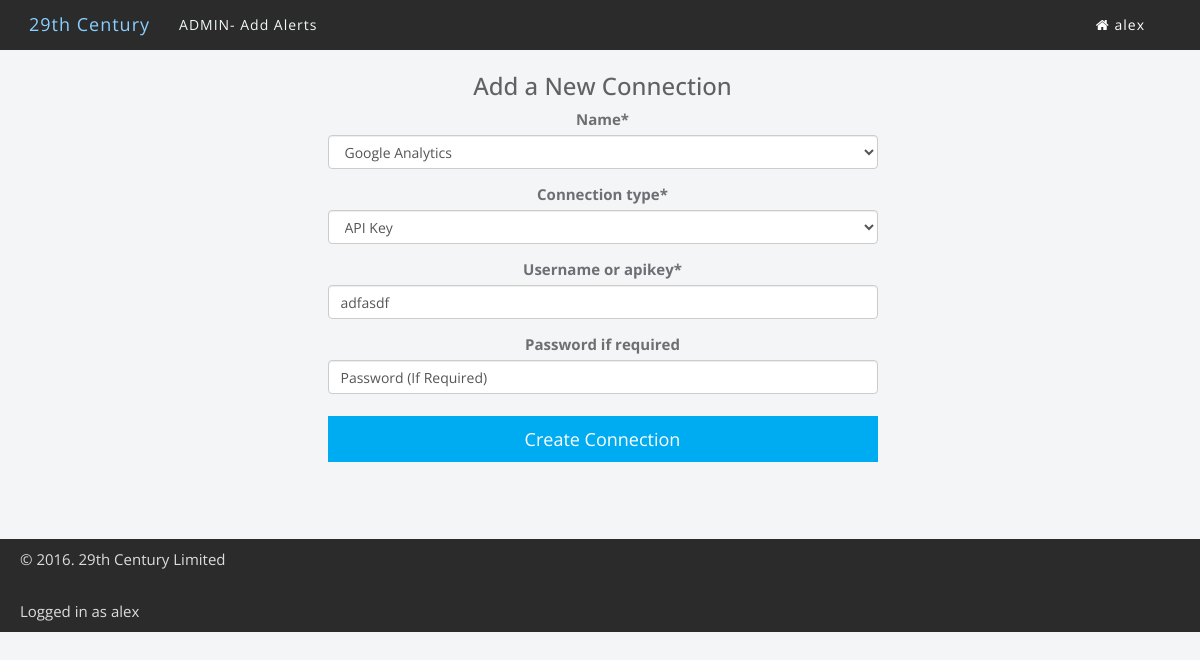
Screenshot of /edit/4 (signed in) with the database file from the repository.
### connectionCRUD/models.py (models this page shows, shortened)
class Conn(models.Model):
    user = models.ForeignKey(settings.AUTH_USER_MODEL)
    name = models.CharField(max_length=200, default= 'Google Analytics', choices=CATEGORIES)
    connection_type = models.CharField(max_length=200, default= 'API', choices=CONNTYPE)
    username_or_apikey = models.CharField(max_length=600, blank=False, null=False, default= 'Username / API Key')
    password_if_required = models.CharField(max_length=600, blank=True, null=True, default= 'Password (If Required)')

### connectionCRUD/views.py (the view)
# urls.py: url(r'^edit/(?P<pk>\d+)$', views.conn_update, name='conn_edit'),
@login_required
def conn_update(request, pk, template_name='conn/conn_form.html'):
    if request.user.is_superuser:
        conn= get_object_or_404(Conn, pk=pk)
    else:
        conn= get_object_or_404(Conn, pk=pk, user=request.user)
    form = connForm(request.POST or None, instance=conn)
    if form.is_valid():
        form.save()
        return redirect('conn_list')
    return render(request, template_name, {'form':form})

### connectionCRUD/views.py
class connForm(ModelForm):
    class Meta:
        model = Conn
        fields = ['name', 'connection_type', 'username_or_apikey', 'password_if_required']

### templates/conn/conn_form.html (shortened to what this page needs)
{% load crispy_forms_tags %}
{% load staticfiles %}
<!DOCTYPE html>
<html lang="en">
    <head>
        {% include 'head.html' %}
    </head>
    <body>
        {% include 'navbar2.html' %}
        <link rel="stylesheet" href="{% static 'css/pricing.css' %}">
	<div class="container text-center">
		<br/>
		<br/>
		<br/>
		<div class="row m-t-lg m-b"><div class="col-sm-8 col-sm-offset-2 col-md-6 col-md-offset-3 col-lg-6 col-lg-offset-3"><h3 class="m-t-0">Add a New Connection</h3>
			<form method="post">{% csrf_token %}
			    {{ form|crispy }}
			    <input class='btn btn-success btn-lg btn-block' type="submit" value="Create Connection" />
			</form>
		</div></div>
</div>
<br/>
<br/>
<br/>
<br/>
{% include 'footer.html' %}
    </body>
</html>

### templates/navbar2.html (shortened to what this page needs)
{% load staticfiles %}
        <nav class="navbar navbar-trans navbar-fixed-top" role="navigation">
            <div class="container">
                <div class="navbar-header">
                    <a class="navbar-brand text-danger" href="{% url 'home' %}">29th Century</a>
                </div>
                 <div class="navbar-collapse collapse" id="navbar-collapsible">
                    {% if request.user.is_superuser %}
                    <ul class="nav navbar-nav navbar-left">
                                <li><a href="{% url 'alertform' %}"><span class="hidden-tablet"> ADMIN- Add Alerts</span></a></li>
                    </ul>
                    {% endif %}
                <div class="nav-no-collapse header-nav">
                        <ul class="nav pull-right">
                            <li class="dropdown">
                                <a class="btn dropdown-toggle" data-toggle="dropdown" href="#"><span class="fa fa-home"></span>  {{ request.user }}</a>
                            </li>
                        </ul>
                    </div>
            </div>
            </div>
        </nav>

### templates/footer.html (shortened to what this page needs)
       {% load staticfiles %}
        <footer>
            <p><span style="text-align:left;float:left">&copy; 2016. 29th Century Limited</a></span></p>
            <br></br>
        {% if request.user %}
          Logged in as {{ request.user }}
        {% else %}
          Not Logged in
        {% endif %}
        </footer>

### static/css/styles.css (style rules this page uses)
ul { font-size:14px; }
a { color:#999; }
.btn,.well,.panel { border-radius:0; }
.text-danger, a.text-danger { color:#88D0FF; }
.navbar-trans { background-color:#2b2b2b; color:#cdcdcd; border-width:0; }
.navbar-trans .navbar-brand, .navbar-trans >.navbar-brand { padding: 14px; color:#88D0FF; }
.navbar-trans a { color:#F2FAF5; letter-spacing:1px; }
footer { background-color:#2b2b2b; color:#ddd; bottom:0; width:100%; }

### static/css/style-responsive.css (style rules this page uses)
@media (min-width: 1200px) { footer { margin: 0px 0px 0px 0px; padding: 10px 20px; } }

### static/css/stylenew.css (style rules this page uses)
.row > * { padding-left: 20px !important; }
h3 { margin: 0 0 10px 0; color: #616161; }
input { background: #FFF; border: 1px dotted #888; font-size: 14px; border-radius: 10px; }
input[type='submit'] { background: #00acf1; border: 1px solid #00acf1; color: #fff; width: 100px; transition: all 0.2s ease ease-in-out 0s; -moz-transition: all 0.2s ease-in-out 0s; -webkit-transition: all 0.2s ease-in-out 0s; -o-transition: all 0.2s ease-in-out 0s; position: relative; top: 7px; }
a { color: #999; }
.navbar { margin-bottom: 0px; }
.header-nav { padding: 0px; color: #fff !important; background: #000 !important; }
.header-nav .nav { margin: 0px; }
.header-nav .btn { display: inline-block; padding: 21px 20px; margin-top: 0px; margin-left: 0px; font-size: 14px; line-height: 20px; text-align: center; text-shadow: none; vertical-align: middle; cursor: pointer; background: transparent; border-left: none; border-right: none; border-top: 0px; border-bottom: 0px; -webkit-border-radius: 0px; -moz-border-radius: 0px; border-radius: 0px; -webkit-box-shadow: none !important; -moz-box-shadow: none !important; box-shadow: none !important; }
.header-nav a.btn { color: #fff !important; text-shadow: none !important; padding: 15px 25px !important; }

### static/css/search.css (style rules this page uses)
body { min-height: 500px; }

### static/css/pricing.css (style rules this page uses)
html { height: 100%; }
body { font-family: "Open Sans", "Work sans", "Helvetica Neue", Helvetica, Arial, sans-serif; font-size: 15px; line-height: 1.4; color: #6C6F73; min-height: 100%; background-color: #F4F5F6; }

### rows the page displays
Conn: name "Google Analytics", connection_type "API Key", username_or_apikey "adfasdf", password_if_required "Password (If Required)"

### other values shown
{{ request.user }} "alex"
